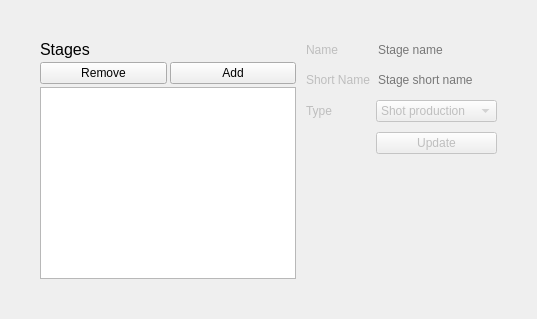
          <widget class="QWidget" name="stagesAdminTab">
           <attribute name="title">
            <string>Stages</string>
           </attribute>
           <layout class="QGridLayout" name="gridLayout_4">
            <property name="leftMargin">
             <number>0</number>
            </property>
            <property name="topMargin">
             <number>0</number>
            </property>
            <property name="rightMargin">
             <number>0</number>
            </property>
            <property name="bottomMargin">
             <number>0</number>
            </property>
            <property name="horizontalSpacing">
             <number>10</number>
            </property>
            <property name="verticalSpacing">
             <number>3</number>
            </property>
            <item row="3" column="1">
             <spacer name="verticalSpacer_14">
              <property name="orientation">
               <enum>Qt::Vertical</enum>
              </property>
              <property name="sizeHint" stdset="0">
               <size>
                <width>20</width>
                <height>40</height>
               </size>
              </property>
             </spacer>
            </item>
            <item row="2" column="3">
             <spacer name="horizontalSpacer_8">
              <property name="orientation">
               <enum>Qt::Horizontal</enum>
              </property>
              <property name="sizeHint" stdset="0">
               <size>
                <width>40</width>
                <height>20</height>
               </size>
              </property>
             </spacer>
            </item>
            <item row="2" column="0">
             <spacer name="horizontalSpacer_7">
              <property name="orientation">
               <enum>Qt::Horizontal</enum>
              </property>
              <property name="sizeHint" stdset="0">
               <size>
                <width>40</width>
                <height>20</height>
               </size>
              </property>
             </spacer>
            </item>
            <item row="0" column="1">
             <spacer name="verticalSpacer_13">
              <property name="orientation">
               <enum>Qt::Vertical</enum>
              </property>
              <property name="sizeHint" stdset="0">
               <size>
                <width>20</width>
                <height>40</height>
               </size>
              </property>
             </spacer>
            </item>
            <item row="2" column="2">
             <widget class="QWidget" name="stageConfigWidget" native="true">
              <property name="enabled">
               <bool>false</bool>
              </property>
              <layout class="QFormLayout" name="formLayout_5">
               <property name="horizontalSpacing">
                <number>6</number>
               </property>
               <property name="verticalSpacing">
                <number>10</number>
               </property>
               <property name="leftMargin">
                <number>0</number>
               </property>
               <property name="topMargin">
                <number>0</number>
               </property>
               <property name="rightMargin">
                <number>0</number>
               </property>
               <property name="bottomMargin">
                <number>0</number>
               </property>
               <item row="0" column="0">
                <widget class="QLabel" name="label_15">
                 <property name="text">
                  <string>Name</string>
                 </property>
                </widget>
               </item>
               <item row="0" column="1">
                <widget class="QLineEdit" name="stageNameEdit">
                 <property name="maxLength">
                  <number>255</number>
                 </property>
                 <property name="frame">
                  <bool>false</bool>
                 </property>
                 <property name="placeholderText">
                  <string>Stage name</string>
                 </property>
                </widget>
               </item>
               <item row="1" column="0">
                <widget class="QLabel" name="label_16">
                 <property name="text">
                  <string>Short Name</string>
                 </property>
                </widget>
               </item>
               <item row="1" column="1">
                <widget class="QLineEdit" name="stageShortNameEdit">
                 <property name="maxLength">
                  <number>15</number>
                 </property>
                 <property name="frame">
                  <bool>false</bool>
                 </property>
                 <property name="placeholderText">
                  <string>Stage short name</string>
                 </property>
                </widget>
               </item>
               <item row="2" column="0">
                <widget class="QLabel" name="label_17">
                 <property name="text">
                  <string>Type</string>
                 </property>
                </widget>
               </item>
               <item row="3" column="1">
                <widget class="QPushButton" name="stageApplyButton">
                 <property name="text">
                  <string>Update</string>
                 </property>
                </widget>
               </item>
               <item row="2" column="1">
                <widget class="QComboBox" name="stageTypeList">
                 <item>
                  <property name="text">
                   <string>Shot production</string>
                  </property>
                 </item>
                 <item>
                  <property name="text">
                   <string>Asset Production</string>
                  </property>
                 </item>
                </widget>
               </item>
              </layout>
             </widget>
            </item>
            <item row="2" column="1">
             <widget class="QWidget" name="widget_8" native="true">
              <layout class="QVBoxLayout" name="verticalLayout_10">
               <property name="spacing">
                <number>3</number>
               </property>
               <property name="leftMargin">
                <number>0</number>
               </property>
               <property name="topMargin">
                <number>0</number>
               </property>
               <property name="rightMargin">
                <number>0</number>
               </property>
               <property name="bottomMargin">
                <number>0</number>
               </property>
               <item>
                <widget class="QLabel" name="label_18">
                 <property name="font">
                  <font>
                   <pointsize>12</pointsize>
                   <weight>50</weight>
                   <bold>false</bold>
                  </font>
                 </property>
                 <property name="text">
                  <string>Stages</string>
                 </property>
                 <property name="alignment">
                  <set>Qt::AlignLeading|Qt::AlignLeft|Qt::AlignVCenter</set>
                 </property>
                </widget>
               </item>
               <item>
                <widget class="QWidget" name="widget_9" native="true">
                 <layout class="QHBoxLayout" name="horizontalLayout_6">
                  <property name="spacing">
                   <number>3</number>
                  </property>
                  <property name="leftMargin">
                   <number>0</number>
                  </property>
                  <property name="topMargin">
                   <number>0</number>
                  </property>
                  <property name="rightMargin">
                   <number>0</number>
                  </property>
                  <property name="bottomMargin">
                   <number>0</number>
                  </property>
                  <item>
                   <widget class="QPushButton" name="removeStageButton">
                    <property name="text">
                     <string>Remove</string>
                    </property>
                   </widget>
                  </item>
                  <item>
                   <widget class="QPushButton" name="addStageButton">
                    <property name="text">
                     <string>Add</string>
                    </property>
                   </widget>
                  </item>
                 </layout>
                </widget>
               </item>
               <item>
                <widget class="QListWidget" name="stagesAdminList"/>
               </item>
              </layout>
             </widget>
            </item>
           </layout>
          </widget>
